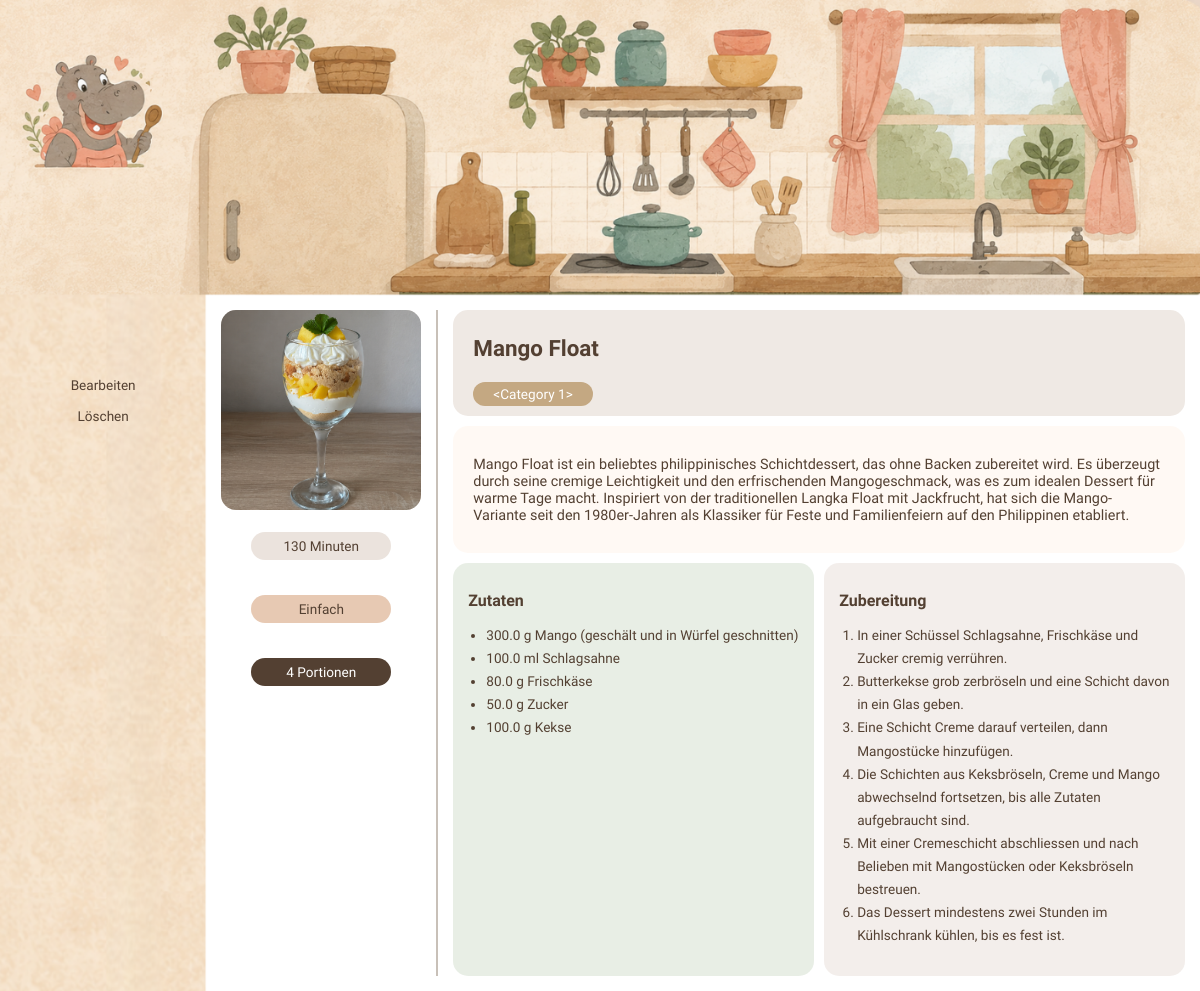
/recipe/1, run on the app's committed database.
### app.py (models this page shows)
class Recipe(db.Model):
    id = db.Column(db.Integer, primary_key=True)
    name = db.Column(db.String(100), nullable=False)
    description = db.Column(db.String(500), nullable=False)
    image = db.Column(db.String(200))
    preparation_time = db.Column(db.Integer, nullable=False)
    portions = db.Column(db.Integer, nullable=False)
    difficulty = db.Column(db.String(50), nullable=False)
    category_id = db.Column(db.Integer, db.ForeignKey('category.id'))
    category = db.relationship('Category', backref='recipes')

class Ingredient(db.Model):
    id = db.Column(db.Integer, primary_key=True)
    name = db.Column(db.String(100), nullable=False)
    quantity = db.Column(db.Float)
    measurement_unit = db.Column(db.String(50))
    recipe_id = db.Column(db.Integer, db.ForeignKey('recipe.id'))

class Preparation(db.Model):
    id = db.Column(db.Integer, primary_key=True)
    step_number = db.Column(db.Integer, nullable=False)
    description = db.Column(db.String(500), nullable=False)
    recipe_id = db.Column(db.Integer, db.ForeignKey('recipe.id'))

### app.py (the view)
@recipe_app.route('/recipe/<int:id>')
def recipe_detail(id):
    recipe = Recipe.query.get(id)
    ingredients = Ingredient.query.filter_by(recipe_id=id).all()
    steps = Preparation.query.filter_by(recipe_id=id).all()
    return render_template('detail.html', recipe=recipe, ingredients=ingredients, steps=steps)

### templates/detail.html (shortened to what this page needs)
<!DOCTYPE html>
<html lang="de">
<head>
  <link rel="stylesheet" href="{{ url_for('static', filename='css/style.css') }}">
</head>
<body class="detail-body">
  <div class="detail-sidebar">
    <a href="{{ url_for('edit_recipe', id=recipe.id) }}">Bearbeiten</a>
    <a href="#" onclick="document.getElementById('delete-form').submit(); return false;">Löschen</a>
  </div>
  <div class="detail-page">
    <div class="detail-right">
      <div class="detail-content">
        <div class="detail-left">
          <div class="detail-image-box">
            <img src="{{ url_for('static', filename='images/recipes/' + recipe.image) }}"
                 alt="{{ recipe.name }}"
                 class="detail-image">
          </div>
          <p class="detail-time">{{ recipe.preparation_time }} Minuten</p>
          <p class="detail-difficulty-badge">{{ recipe.difficulty }}</p>
          <p class="detail-portions-badge">{{ recipe.portions }} Portionen</p>
        </div>
        <div class="detail-main">
          <div class="detail-title-box">
            <h1>{{ recipe.name }}</h1>
            <span class="detail-category-badge">{{ recipe.category }}</span>
          </div>
          <div class="detail-description-box">
            <p>{{ recipe.description }}</p>
          </div>
          <div class="detail-bottom">
            <div class="detail-ingredients">
              <h2>Zutaten</h2>
              <ul>
                {% for ingredient in ingredients %}
                  <li>
                    {% if ingredient.quantity %}{{ ingredient.quantity }}{% endif %}
                    {% if ingredient.measurement_unit %}{{ ingredient.measurement_unit }}{% endif %}
                    {{ ingredient.name }}
                  </li>
                {% endfor %}
              </ul>
            </div>
            <div class="detail-steps">
              <h2>Zubereitung</h2>
              <ol>
                {% for step in steps %}
                  <li>{{ step.description }}</li>
                {% endfor %}
              </ol>
            </div>
          </div>
        </div>
      </div>
    </div>
  </div>
</body>
</html>

### static/css/style.css (style rules this page uses)
html, body { margin: 0; padding: 0; overflow-x: hidden; }
.detail-body { min-height: 100vh; background-image: url("/static/images/detail.png"), url("/static/images/detail-extension.png"); background-size: 100% auto, 100% auto; background-position: top left, bottom left; background-repeat: no-repeat, repeat-y; margin: 0; padding: 0; }
.detail-sidebar { position: absolute; left: 0; top: 0; width: 17.19vw; height: 100vh; display: flex; flex-direction: column; align-items: center; justify-content: center; gap: 15px; z-index: 100; background: transparent; }
.detail-sidebar a, .detail-sidebar button { text-decoration: none; color: #534032; font-family: 'Cause', sans-serif; font-size: 0.85rem; background: none; border: none; cursor: pointer; padding: 0; }
.detail-page { padding-top: 24.61vw; padding-left: 17.19vw; box-sizing: border-box; }
.detail-right { padding: 15px; }
.detail-content { display: flex; gap: 15px; align-items: flex-start; }
.detail-left { display: flex; flex-direction: column; gap: 8px; align-items: center; flex-shrink: 0; border-right: 2px solid #c8c0b8; padding-right: 15px; align-self: stretch; }
.detail-image-box { width: 200px; height: 200px; background-color: rgba(216, 200, 188, 0.5); border-radius: 15px; overflow: hidden; }
.detail-image { width: 100%; height: 100%; object-fit: cover; }
.detail-time, .detail-difficulty-badge, .detail-portions-badge { width: 140px; text-align: center; border-radius: 20px; font-size: 0.85rem; font-family: 'Cause', sans-serif; padding: 6px 0; box-sizing: border-box; }
.detail-time { background-color: rgba(216, 200, 188, 0.5); color: #534032; }
.detail-difficulty-badge { background-color: rgba(216, 166, 128, 0.6); color: #534032; }
.detail-portions-badge { background-color: #534032; color: white; }
.detail-main { flex: 1; display: flex; flex-direction: column; gap: 10px; }
.detail-title-box { font-family: 'Cause', sans-serif; background-color: rgba(216, 200, 188, 0.4); border-radius: 15px; padding: 10px 20px; color: #534032; }
.detail-title-box h1 { font-size: 1.4rem; color: #534032; }
.detail-category-badge { background-color: #c4a882; padding: 4px 20px; border-radius: 20px; font-size: 0.85rem; color: white; display: inline-block; margin-top: 6px; }
.detail-description-box { font-family: 'Cause', sans-serif; background-color: rgba(255, 248, 242, 0.8); border-radius: 15px; padding: 15px 20px; color: #534032; font-size: 0.9rem; min-height: 80px; }
.detail-bottom { display: flex; gap: 10px; align-items: stretch; }
.detail-ingredients, .detail-steps { font-family: 'Cause', sans-serif; flex: 1; border-radius: 15px; padding: 15px; color: #534032; font-size: 0.85rem; min-height: 200px; }
.detail-ingredients { background-color: rgba(180, 200, 170, 0.3); }
.detail-steps { background-color: rgba(216, 200, 188, 0.3); }
.detail-ingredients h2, .detail-steps h2 { font-size: 1rem; margin-bottom: 8px; color: #534032; }
.detail-ingredients ul, .detail-steps ol { padding-left: 18px; line-height: 1.7; }

### data on the page
Recipe: image (picture), preparation_time "130", difficulty "Einfach", portions "4", name "Mango Float", description "Mango Float ist ein beliebtes philippinisches Schichtdessert, das ohne Backen zubereitet wird. Es überzeugt durch seine cremige Leichtigkeit und den erfrischenden Mangogeschmack, was es zum idealen Dessert für warme Tage macht. Inspiriert von der traditionellen Langka Float mit Jackfrucht, hat sich die Mango-Variante seit den 1980er-Jahren als Klassiker für Feste und Familienfeiern auf den Philippinen etabliert."
Ingredient: quantity "300.0", measurement_unit "g", name "Mango (geschält und in Würfel geschnitten)"
Ingredient: quantity "100.0", measurement_unit "ml", name "Schlagsahne"
Ingredient: quantity "80.0", measurement_unit "g", name "Frischkäse"
Ingredient: quantity "50.0", measurement_unit "g", name "Zucker"
Ingredient: quantity "100.0", measurement_unit "g", name "Kekse"
Preparation: description "In einer Schüssel Schlagsahne, Frischkäse und Zucker cremig verrühren."
Preparation: description "Butterkekse grob zerbröseln und eine Schicht davon in ein Glas geben."
Preparation: description "Eine Schicht Creme darauf verteilen, dann Mangostücke hinzufügen."
Preparation: description "Die Schichten aus Keksbröseln, Creme und Mango abwechselnd fortsetzen, bis alle Zutaten aufgebraucht sind."
Preparation: description "Mit einer Cremeschicht abschliessen und nach Belieben mit Mangostücken oder Keksbröseln bestreuen."
Preparation: description "Das Dessert mindestens zwei Stunden im Kühlschrank kühlen, bis es fest ist."

### other printed values
{{ recipe.category }} "<Category 1>"
